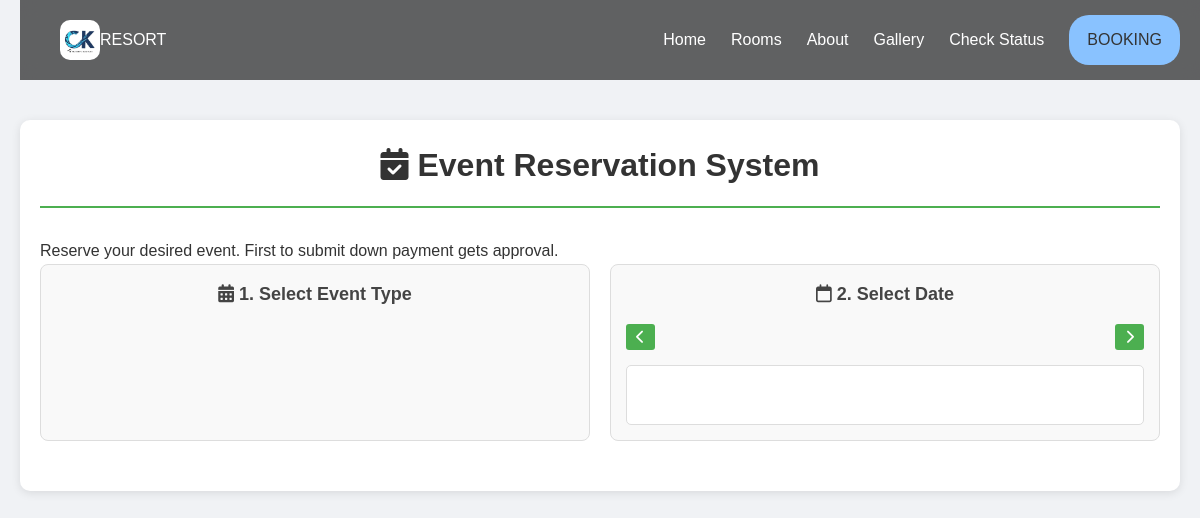
The page /form/index.php on the database as committed earlier.
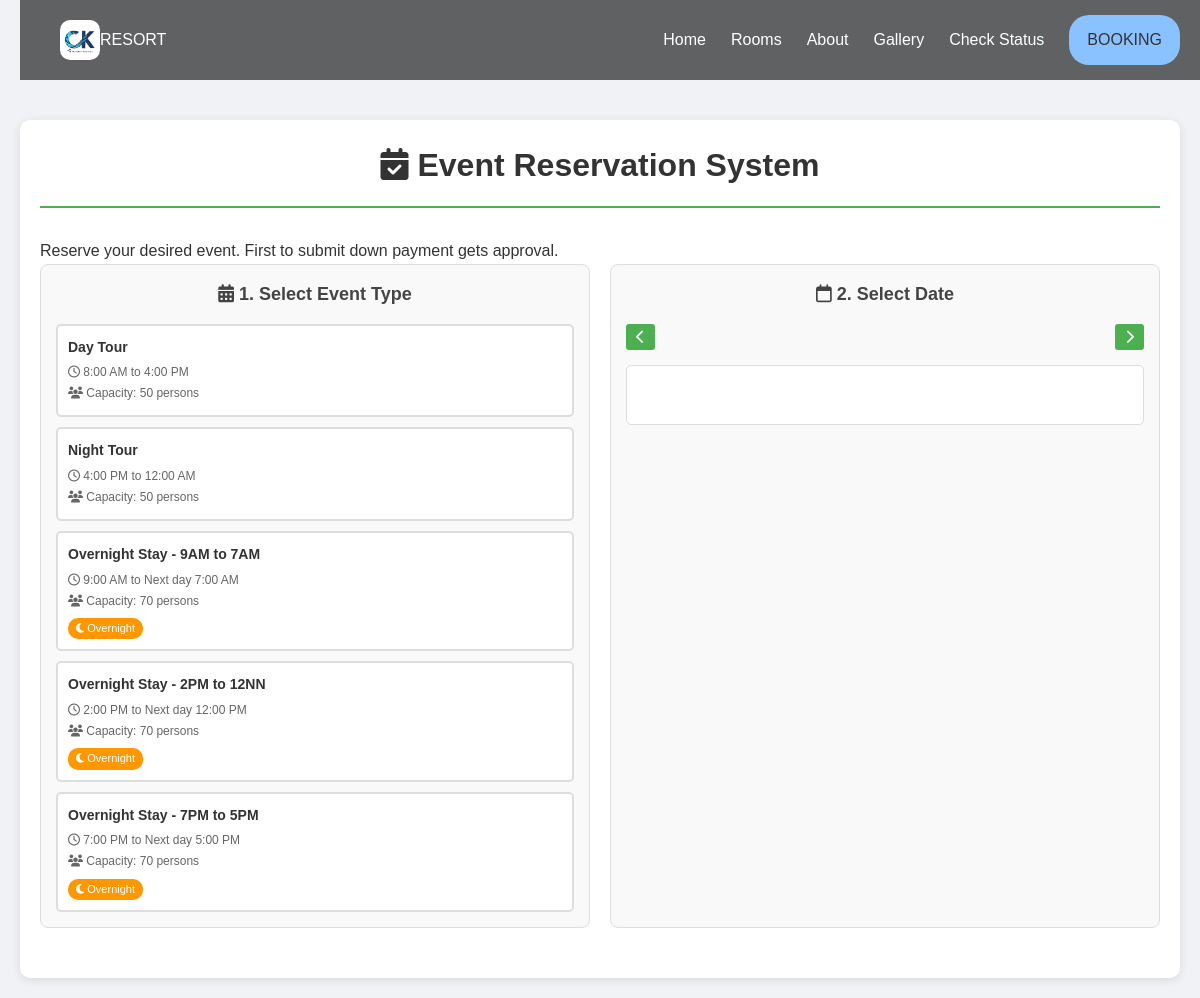
The same page on the database as committed later.
### tables this page shows
CREATE TABLE events (
    id INT AUTO_INCREMENT PRIMARY KEY,
    name VARCHAR(100) NOT NULL,
    start_time TIME NOT NULL,
    end_time TIME NOT NULL,
    max_persons INT NOT NULL,
    is_overnight BOOLEAN DEFAULT FALSE
);

### form/index.php (the view, shortened to what this page needs)
<?php
require 'config.php';
include_once __DIR__ . '/../includes/header.php';
$sql = "SELECT * FROM events";
$result = $conn->query($sql);
?>
<!DOCTYPE html>
<html>
<head>
    <link rel="stylesheet" href="style.css">
    <link rel="stylesheet" href="https://cdnjs.cloudflare.com/ajax/libs/font-awesome/6.4.0/css/all.min.css">
</head>
<body>
    <div class="container" id="container">
        <h1><i class="fas fa-calendar-check"></i> Event Reservation System</h1>
        <p class="subtitle">Reserve your desired event. First to submit down payment gets approval.</p>
        <div class="main-content">
            <div class="left-panel">
                <h2><i class="fas fa-calendar-alt"></i> 1. Select Event Type</h2>
                <div class="event-list">
                    <?php while ($event = $result->fetch_assoc()):
                        $is_overnight = $event['is_overnight'];
                        $end_time_display = $is_overnight ?
                            "Next day " . date('g:i A', strtotime($event['end_time'])) :
                            date('g:i A', strtotime($event['end_time']));
                        ?>
                        <div class="event-item" data-id="<?php echo $event['id']; ?>"
                            data-name="<?php echo htmlspecialchars($event['name']); ?>"
                            data-start="<?php echo $event['start_time']; ?>" data-end="<?php echo $event['end_time']; ?>"
                            data-overnight="<?php echo $is_overnight; ?>" data-max="<?php echo $event['max_persons']; ?>">
                            <h3><?php echo htmlspecialchars($event['name']); ?></h3>
                            <p><i class="far fa-clock"></i> <?php echo date('g:i A', strtotime($event['start_time'])); ?> to
                                <?php echo $end_time_display; ?>
                            </p>
                            <p><i class="fas fa-users"></i> Capacity: <?php echo $event['max_persons']; ?> persons</p>
                            <?php if ($is_overnight): ?>
                                <span class="overnight-badge"><i class="fas fa-moon"></i> Overnight</span>
                            <?php endif; ?>
                        </div>
                    <?php endwhile; ?>
                </div>
            </div>
            <div class="right-panel">
                <h2><i class="far fa-calendar"></i> 2. Select Date</h2>
                <div class="calendar-controls">
                    <button id="prevMonth"><i class="fas fa-chevron-left"></i></button>
                    <button id="nextMonth"><i class="fas fa-chevron-right"></i></button>
                </div>
                <div class="availability-info" id="availabilityInfo"></div>
            </div>
        </div>
        </div>
</body>
</html>

### includes/header.php (shortened to what this page needs)
<!DOCTYPE html>
<html lang="en">
<head>
    <link rel="stylesheet" href="/assets/css/style.css">
</head>
<body>
<?php include __DIR__ . "/navbar.php"; ?>

### includes/navbar.php (shortened to what this page needs)
<nav class="navbar">
    <div class="logo">
        <img src="/assets/images/logo.jpg" alt="CK Resort Logo">
        <a href="/index.php"><span>RESORT</span></a>
    </div>
    <ul id="navMenu">
        <li><a href="/index.php">Home</a></li>
        <li><a href="/pages/rooms.php/">Rooms</a></li>
        <li><a href="/pages/about.php/">About</a></li>
        <li><a href="/pages/gallery.php/">Gallery</a></li>
        <li><a href="/form/check_status.php">Check Status</a></li>
        <li><a class="btn-book-nav" href="/form/index.php">BOOKING</a></li>
    </ul>
</nav>

### assets/css/style.css (style rules this page uses)
* { margin: 0; padding: 0; box-sizing: border-box; }
html, body { overflow-x: hidden; }
body { font-family: "Segoe UI", Arial, sans-serif; line-height: 1.6; color: #333; background-color: #faf3f3; }
img { width: 100%; display: block; border-radius: 10px; }
h1, h2, h3 { color: #0b3c49; }
h2 { text-align: center; margin-bottom: 30px; }
.navbar { background: rgba(0, 0, 0, 0.6); backdrop-filter: blur(8px); -webkit-backdrop-filter: blur(8px); padding: 15px 40px; position: fixed; top: 0; width: 100%; z-index: 1000; display: flex; justify-content: space-between; align-items: center; box-sizing: border-box; }
.navbar ul { list-style: none; display: flex; align-items: center; margin: 0; padding: 0; }
.navbar ul li { margin-left: 25px; display: flex; align-items: center; }
.navbar a { color: #fff; text-decoration: none; font-weight: 500; transition: 0.3s; }
.navbar .logo { color: #fff; font-weight: bold; text-transform: uppercase; }
.btn-book-nav { background: #89c2ff; padding: 12px 18px; border-radius: 20px; color: #333 !important; font-weight: bold; }
.logo img { height: 40px !important; width: auto !important; max-width: 150px; display: inline-block; vertical-align: middle; }
.logo { display: flex; align-items: center; max-height: 50px; overflow: hidden; }

### form/style.css (style rules this page uses)
* { margin: 0; padding: 0; box-sizing: border-box; }
body { font-family: Arial, sans-serif; background: #f0f2f5; padding: 20px; line-height: 1.6; }
.container { max-width: 1200px; margin: 0 auto; background: white; border-radius: 10px; padding: 20px; box-shadow: 0 2px 10px rgba(0, 0, 0, 0.1); }
h1 { text-align: center; color: #333; margin-bottom: 30px; padding-bottom: 15px; border-bottom: 2px solid #4CAF50; }
h2 { color: #444; margin-bottom: 15px; font-size: 18px; }
h3 { color: #555; margin-bottom: 15px; font-size: 16px; }
#container { margin-top: 100px; }
.main-content { display: flex; gap: 20px; margin-bottom: 30px; }
.left-panel { flex: 1; background: #f9f9f9; padding: 15px; border-radius: 8px; border: 1px solid #ddd; }
.right-panel { flex: 1; background: #f9f9f9; padding: 15px; border-radius: 8px; border: 1px solid #ddd; }
.event-list { display: flex; flex-direction: column; gap: 10px; }
.event-item { background: white; padding: 10px; border: 2px solid #ddd; border-radius: 5px; cursor: pointer; transition: all 0.3s; }
.event-item h3 { color: #333; font-size: 14px; margin-bottom: 5px; }
.event-item p { color: #666; font-size: 12px; margin: 2px 0; }
.calendar-controls { display: flex; justify-content: space-between; align-items: center; margin-bottom: 10px; }
.calendar-controls button { background: #4CAF50; color: white; border: none; padding: 5px 10px; border-radius: 3px; cursor: pointer; font-size: 14px; }
.availability-info { margin-top: 15px; padding: 10px; background: white; border-radius: 5px; border: 1px solid #ddd; min-height: 60px; }
.overnight-badge { display: inline-block; background: #ff9800; color: white; padding: 2px 8px; border-radius: 10px; font-size: 11px; margin-top: 5px; }

Rows that differ between the two databases and show on the page:
added events: name "Day Tour", start_time "8:00 AM", end_time_display "4:00 PM", max_persons "50"
added events: name "Night Tour", start_time "4:00 PM", end_time_display "12:00 AM", max_persons "50"
added events: name "Overnight Stay - 9AM to 7AM", start_time "9:00 AM", end_time_display "Next day 7:00 AM", max_persons "70"
added events: name "Overnight Stay - 2PM to 12NN", start_time "2:00 PM", end_time_display "Next day 12:00 PM", max_persons "70"
added events: name "Overnight Stay - 7PM to 5PM", start_time "7:00 PM", end_time_display "Next day 5:00 PM", max_persons "70"
